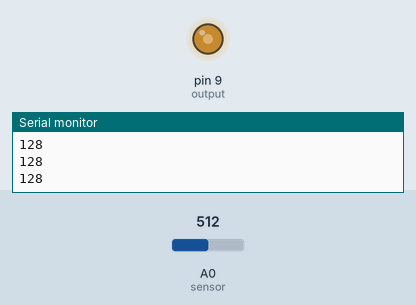
This sketch was run on a simulated Arduino Uno, built with avr-gcc and run on an emulated ATmega328P. Parts: output pins drawn as LEDs (lit = HIGH), the last lines printed to the serial monitor. The inputs (shaded band) are chosen by the test bench; at power-on: A0 (sensor) = 512.

Above: at 1.2 s.
1.3 s: A0 (sensor) set to 716
At 1.9 s:
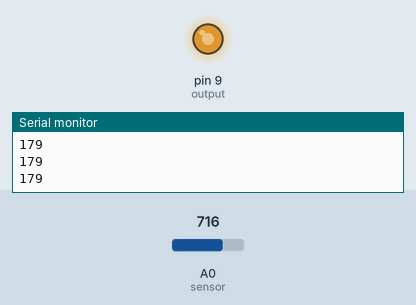
2.8 s: A0 (sensor) set to 900
At 3.1 s:
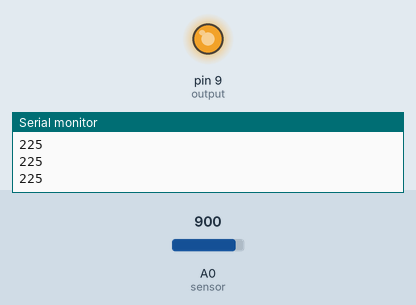
4.3 s: A0 (sensor) set to 122
At 5.3 s:
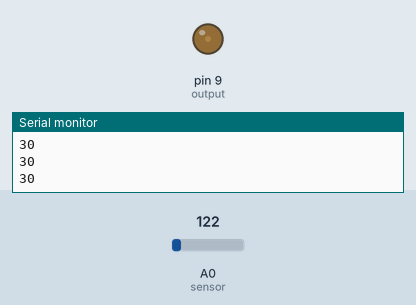
5.8 s: A0 (sensor) set to 0
At 6.5 s:
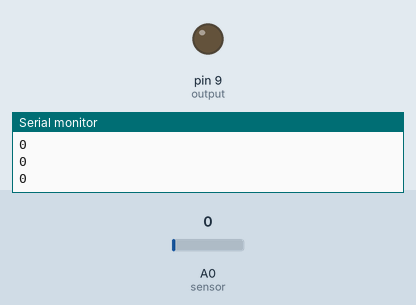
Timing chart, 0 to 8.3 s (numbered marks = the images above; inputs shaded):
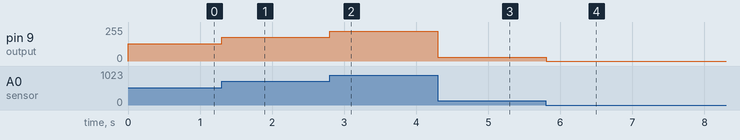

The sketch:

led_light_source.ino
```cpp
// Heavily inspired by https://www.engineersgarage.com/fading-led-with-potentiometer-using-arduino/
int sensor=A0;  //Analog 0 pin named as sensor
int output=9;   //Pin-9 is declared as output

void setup(){
    pinMode(output, OUTPUT); //Pin-9 is declared as output
    Serial.begin(9600); //initialize serial communication at 9600 bits per second
}

void loop(){
    int reading=analogRead(sensor);  // Reading the voltage out by potentiometer
    int bright=reading / 4;          // Dividing reading by 4 to bring it in range of 0 - 255
    analogWrite(output, bright);     // Finally outputting the read value on pin-9 fading led
    Serial.println(bright);          // For debugging purposes
}
```

Measured:
- after the input at 1.3 s, pin 9 (output): 128/255 → 179/255 at once
- after the input at 2.8 s, pin 9 (output): 179/255 → 225/255 at once
- after the input at 4.3 s, pin 9 (output): 225/255 → 30/255 at once
- after the input at 5.8 s, pin 9 (output): 30/255 → 0/255 at once
